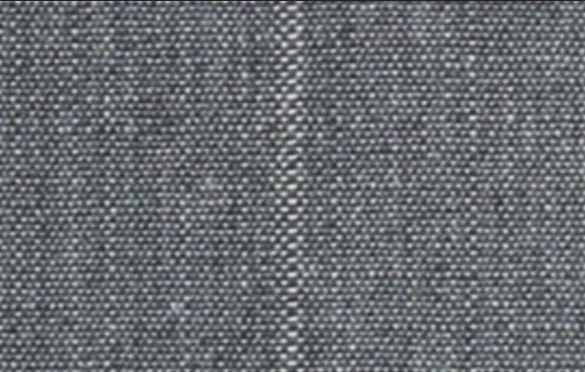
#> input picture data/examples/7.png, 585 x 372 px
$ python debug_img7_v2.py   (older library calls are emulated)
#> lines starting #> are read from the running program, lines starting #| are printed output that depends on the picture; after the words box and inside, x2 and y2 are one past the last pixel; in counts of white or black regions, pixels touching at a corner belong together
### src/preprocess.py
import cv2
import numpy as np
import os

# Thư mục lưu ảnh đã xử lý
PROCESSED_DIR = "data/processed"
os.makedirs(PROCESSED_DIR, exist_ok=True)

def preprocess_image_clean(image_input, filename=None,
                           denoise_strength=25,
                           median_ksize=7,
                           gaussian_ksize=7,
                           nlm_h=15,
                           min_area=50,
                           threshold_method="adaptive"):
    """
    Tiền xử lý ảnh nâng cao:
    - Chuyển sang grayscale nếu ảnh màu
    - Tăng tương phản với CLAHE
    - Lọc nhiễu mạnh (median + bilateral + Gaussian + Non-local Means)
    - Threshold sang trắng/đen (binary) với C=-1
    - Morphology loại bỏ các chấm sáng nhỏ
    - Giữ lại các vùng sáng lớn (>= min_area)
    - Lưu ảnh đã xử lý vào PROCESSED_DIR
    """

    # 1. Đọc ảnh
    if isinstance(image_input, str):
        img = cv2.imread(image_input, cv2.IMREAD_GRAYSCALE)
    else:
        if len(image_input.shape) == 3:
            img = cv2.cvtColor(image_input, cv2.COLOR_BGR2GRAY)
        else:
            img = image_input.copy()

    if img is None:
        raise ValueError("Không đọc được ảnh!")

    # 2. CLAHE để tăng tương phản
    clahe = cv2.createCLAHE(clipLimit=5, tileGridSize=(8, 8))
    contrast = clahe.apply(img)

    # 3. Lọc nhiễu mạnh
    denoised = cv2.medianBlur(contrast, median_ksize)
    denoised = cv2.bilateralFilter(denoised, d=14,
                                   sigmaColor=denoise_strength,
                                   sigmaSpace=denoise_strength)
    denoised = cv2.GaussianBlur(denoised, (gaussian_ksize, gaussian_ksize), 0)
    denoised = cv2.fastNlMeansDenoising(denoised, h=nlm_h)

    # 4. Threshold sang trắng/đen
    if threshold_method == "otsu":
        _, binary = cv2.threshold(denoised, 0, 255,
                                  cv2.THRESH_BINARY + cv2.THRESH_OTSU)
    else:
        binary = cv2.adaptiveThreshold(
            denoised, 255,
            cv2.ADAPTIVE_THRESH_GAUSSIAN_C,
            cv2.THRESH_BINARY,
            blockSize=31,
            C=-1
        )

    # 5. Morphology loại bỏ chấm sáng nhỏ
    kernel = np.ones((3,3), np.uint8)
    binary_clean = cv2.morphologyEx(binary, cv2.MORPH_OPEN, kernel)

    # 6. Giữ lại các vùng sáng lớn
    num_labels, labels, stats, centroids = cv2.connectedComponentsWithStats(binary_clean, connectivity=8)
    binary_large = np.zeros_like(binary_clean)
    for i in range(1, num_labels):
        if stats[i, cv2.CC_STAT_AREA] >= min_area:
            binary_large[labels == i] = 255

    # 7. Lưu ảnh đã xử lý
    if filename is not None:
        save_path = os.path.join(PROCESSED_DIR, filename)
        cv2.imwrite(save_path, binary_large)

    return binary_large, contrast

# Giữ tên cũ
preprocess_image = preprocess_image_clean

# --- Test nhanh ---
# [7 lines that do not run on import are left out]

### src/edge_detection.py
import cv2
import numpy as np
from config import CANNY_THRESHOLD_1, CANNY_THRESHOLD_2

def detect_edges(processed_img):
    # Handle case where processed_img is a tuple (binary, contrast)
    if isinstance(processed_img, tuple):
        processed_img = processed_img[0]

    # Ensure it's a numpy array
    if not isinstance(processed_img, np.ndarray):
        raise TypeError(f"Expected numpy array, got {type(processed_img)}")

    edges = cv2.Canny(processed_img, CANNY_THRESHOLD_1, CANNY_THRESHOLD_2)
    return edges

### src/defect_detection.py
import cv2
import numpy as np
from texture_analysis import detect_texture_anomalies, extract_texture_descriptors
from config import MIN_TEXTURE_AREA, MIN_TEXTURE_ENTROPY, MIN_HOLE_AREA

# [97 lines left out: function detect_defects_combined, not called in this run]

def detect_edge_defects(edges, gray_image):
    """
    Phát hiện lỗi dựa trên các cạnh được phát hiện.
    Lỗi vết đứt, lỗ thủng sẽ được highlight.
    """
    # Dilate để nối các biên
    kernel = cv2.getStructuringElement(cv2.MORPH_ELLIPSE, (5, 5))
    dilated = cv2.dilate(edges, kernel, iterations=2)

    # Tìm contours
    contours, _ = cv2.findContours(dilated, cv2.RETR_EXTERNAL, cv2.CHAIN_APPROX_SIMPLE)

    # Tạo mask từ các contours lớn
    edge_mask = np.zeros(edges.shape, dtype=np.uint8)
    for cnt in contours:
        area = cv2.contourArea(cnt)
        if 50 < area < 50000:  # Lọc kích thước hợp lý
            cv2.drawContours(edge_mask, [cnt], 0, 255, -1)

    return edge_mask, contours

# [196 lines left out: functions classify_defect_type, compute_circularity_from_contour, compute_circularity, calculate_defect_severity, visualize_defects_analysis, not called in this run]

### src/texture_analysis.py
import cv2
import numpy as np
from scipy import ndimage
from scipy.ndimage import gaussian_filter

# [93 lines left out: functions compute_lbp, compute_glcm_features, compute_local_texture_features, not called in this run]

def detect_texture_anomalies(image, window_size=32, threshold_std=1.5):
    """
    Phát hiện các vùng có texture bất thường so với phần còn lại.

    Args:
        image: ảnh grayscale đầu vào
        window_size: kích thước cửa sổ phân tích texture
        threshold_std: ngưỡng độ lệch chuẩn để coi là anomaly

    Returns:
        anomaly_mask: ảnh nhị phân với 255 là vùng bất thường
        texture_map: map của texture values
    """
    height, width = image.shape
    texture_map = np.zeros((height, width), dtype=np.float32)

    # Tính toán texture entropy cho từng vùng
    stride = window_size // 2
    for y in range(0, height - window_size, stride):
        for x in range(0, width - window_size, stride):
            patch = image[y:y+window_size, x:x+window_size]

            # Tính độ không đều (entropy)
            hist, _ = np.histogram(patch, bins=256, range=(0, 256))
            hist = hist / (hist.sum() + 1e-10)
            entropy = -np.sum(hist * np.log2(hist + 1e-10))

            # Tính độ lệch chuẩn (variation)
            variation = np.std(patch)

            # Combine entropy và variation
            texture_score = entropy * variation
            texture_map[y:y+window_size, x:x+window_size] = texture_score

    # Smooth texture map
    texture_map = cv2.GaussianBlur(texture_map, (5, 5), 0)

    # Tính giá trị trung bình và độ lệch chuẩn của texture
    mean_texture = np.mean(texture_map)
    std_texture = np.std(texture_map)

    # Ngưỡng: texture bất thường có giá trị > mean + threshold_std * std
    threshold = mean_texture + threshold_std * std_texture
    anomaly_mask = np.zeros((height, width), dtype=np.uint8)
    anomaly_mask[texture_map > threshold] = 255

    # Morphological operations để làm sạch
    kernel = cv2.getStructuringElement(cv2.MORPH_ELLIPSE, (5, 5))
    anomaly_mask = cv2.morphologyEx(anomaly_mask, cv2.MORPH_OPEN, kernel)
    anomaly_mask = cv2.morphologyEx(anomaly_mask, cv2.MORPH_CLOSE, kernel)

    return anomaly_mask, texture_map

# [92 lines left out: functions extract_texture_descriptors, compare_texture_regions, analyze_weaving_pattern, not called in this run]

### debug_img7_v2.py
import sys
sys.path.insert(0, 'src')

import cv2
import numpy as np
from config import EXAMPLE_DIR
from preprocess import preprocess_image
from edge_detection import detect_edges
from texture_analysis import detect_texture_anomalies
from defect_detection import detect_edge_defects

img_path = 'data/examples/7.png'
img = cv2.imread(img_path, cv2.IMREAD_GRAYSCALE)
#> img: shape (372, 585); min 33, max 225, mean 106.2

# Preprocess
preprocessed = preprocess_image(img)
#> in preprocess_image_clean, `contrast = clahe.apply(img)`:
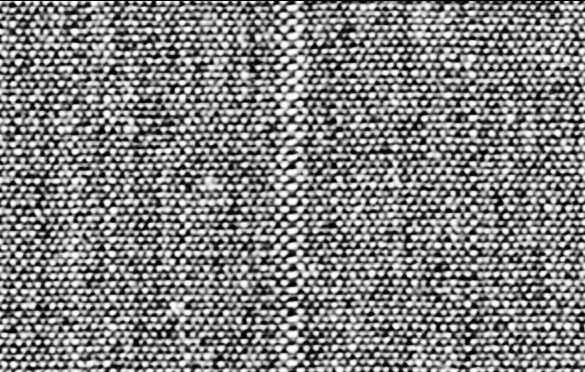
#> contrast: shape (372, 585); min 0, max 255, mean 128.7
#> in preprocess_image_clean, `denoised = cv2.GaussianBlur(denoised, (gaussian_ksize, gaussian_ksize)..`:
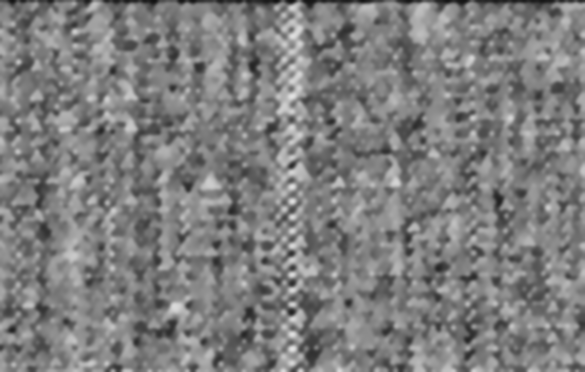
#> denoised: shape (372, 585); min 18, max 227, mean 126
#> in preprocess_image_clean, `binary = cv2.adaptiveThreshold( denoised, 255, cv2.ADAPTIVE_THRESH_GAU..`:
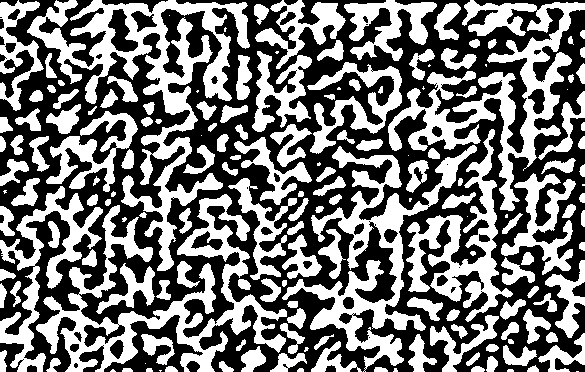
#> binary: shape (372, 585); 46.5% white; 169 white regions (25 under 20 px), largest, box (x1, y1, x2, y2) and area: (27, 0, 250, 271) 13417, (36, 194, 287, 372) 11339, (388, 0, 585, 211) 10431
#> in preprocess_image_clean, `binary_clean = cv2.morphologyEx(binary, cv2.MORPH_OPEN, kernel)`: binary_clean: shape (372, 585); 45.8% white; 195 white regions (12 under 20 px), largest, box (x1, y1, x2, y2) and area: (71, 0, 250, 271) 10142, (408, 0, 585, 211) 9158, (283, 193, 428, 366) 5774
#> in preprocess_image_clean, `num_labels, labels, stats, centroids = cv2.connectedComponentsWithStat..`:
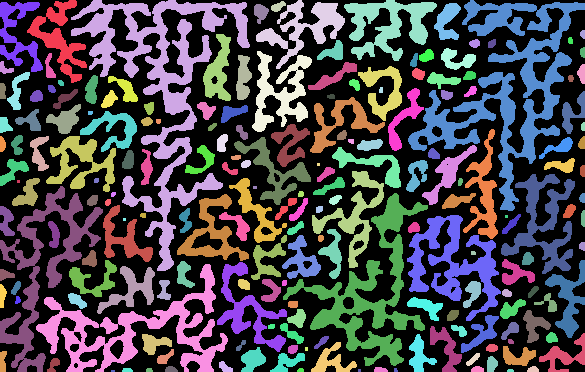
#> labels: shape (372, 585) int32; 196 distinct labels, from 0 to 195; one colour per label, 0 black
#> in preprocess_image_clean, `num_labels, labels, stats, centroids = cv2.connectedComponentsWithStat..`: num_labels = 196; stats = 196 rows, first 6: [0, 0, 585, 372, 117889], [27, 0, 60, 83, 1594], [71, 0, 179, 271, 10142], [271, 1, 15, 11, 98], [256, 0, 89, 69, 2011], [344, 0, 93, 61, 2563]; centroids = 196 pairs, first value 2.04 to 582.7, second value 6.13 to 370.5
binary = preprocessed[0] if isinstance(preprocessed, tuple) else preprocessed

# Edge detection
edges = detect_edges(binary)
#> in detect_edges, `edges = cv2.Canny(processed_img, CANNY_THRESHOLD_1, CANNY_THRESHOLD_2)`:
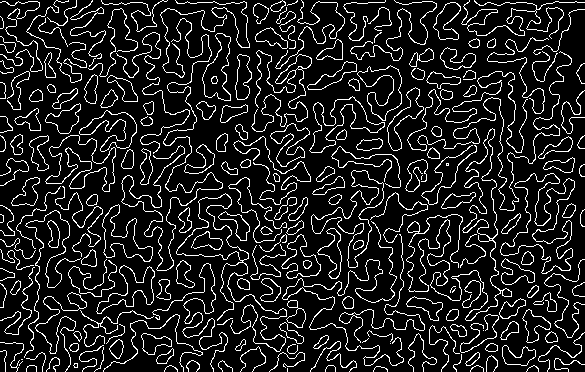
#> edges: shape (372, 585); 12.5% white in thin lines or dots
print(f"Edges non-zero: {np.sum(edges > 0)}")
#| Edges non-zero: 27134

# Edge defects
edge_defects, edge_contours = detect_edge_defects(edges, binary)
#> in detect_edge_defects, `dilated = cv2.dilate(edges, kernel, iterations=2)`:
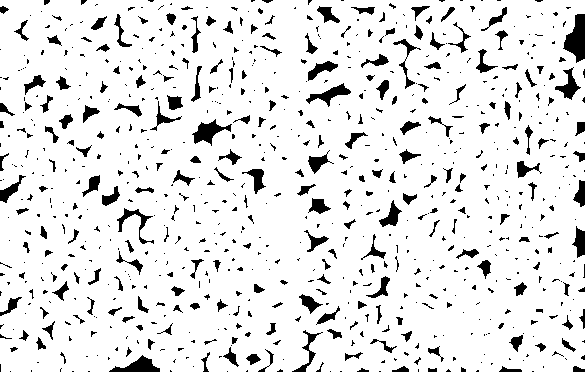
#> dilated: shape (372, 585); 90% white; 804 black regions (555 under 20 px)
#> in detect_edge_defects, `contours, _ = cv2.findContours(dilated, cv2.RETR_EXTERNAL, cv2.CHAIN_A..`: contours = 1 contour; box (x1, y1, x2, y2) and area: (0, 0, 585, 372) 213166
#> the loop in detect_edge_defects, `for cnt in contours:` made 1 pass
#> area on pass 1: 213166.5
#> after the loop in detect_edge_defects, `for cnt in contours:`: edge_mask: shape (372, 585); every value is 0
#> edge_contours has the same summary as contours in detect_edge_defects
print(f"Edge defects non-zero: {np.sum(edge_defects > 0)}")
#| Edge defects non-zero: 0
print(f"Edge defect count: {len(edge_contours)}")
#| Edge defect count: 1

# Texture anomalies
texture_anomalies, texture_map = detect_texture_anomalies(binary, threshold_std=2.0)
#> after the loop in detect_texture_anomalies, `for y in range(0, height - window_size, stride):`: patch: shape (32, 32); 43.3% white; 4 white regions (2 under 20 px), largest, box (x1, y1, x2, y2) and area: (0, 10, 32, 32) 354, (2, 0, 14, 7) 73
#> after the loop in detect_texture_anomalies, `for y in range(0, height - window_size, stride):`:
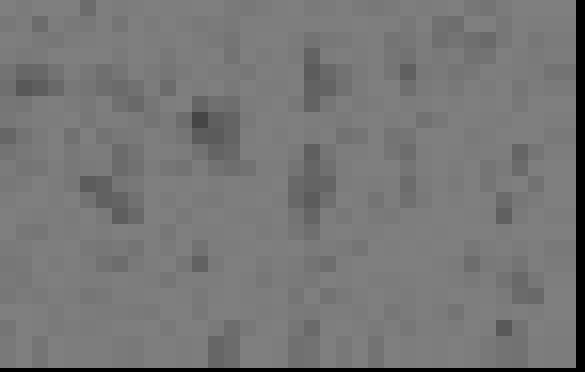
#> texture_map: shape (372, 585) float32; min 0, max 127.5, mean 118.8
#> in detect_texture_anomalies, `mean_texture = np.mean(texture_map)`: mean_texture = 118.8
#> in detect_texture_anomalies, `std_texture = np.std(texture_map)`: std_texture = 19.72
#> in detect_texture_anomalies, `threshold = mean_texture + threshold_std * std_texture`: threshold = 158.3
#> in detect_texture_anomalies, `kernel = cv2.getStructuringElement(cv2.MORPH_ELLIPSE, (5, 5))`: kernel = [[0, 0, 1, 0, 0], [1, 1, 1, 1, 1], [1, 1, 1, 1, 1], [1, 1, 1, 1, 1], [0, 0, 1, 0, 0]]
print(f"Texture non-zero: {np.sum(texture_anomalies > 0)}")
#| Texture non-zero: 0

# Analyze contours
contours_edge = cv2.findContours(edge_defects, cv2.RETR_EXTERNAL, cv2.CHAIN_APPROX_SIMPLE)[0]
#> contours_edge = []
print(f"\nEdge defect contours: {len(contours_edge)}")
#| Edge defect contours: 0
for i, cnt in enumerate(contours_edge):
    area = cv2.contourArea(cnt)
    x, y, w, h = cv2.boundingRect(cnt)
    print(f"  Contour {i}: area={area:.1f}, bbox=({x},{y},{w},{h})")
#> this loop made 0 passes

contours_texture = cv2.findContours(texture_anomalies, cv2.RETR_EXTERNAL, cv2.CHAIN_APPROX_SIMPLE)[0]
#> contours_texture = []
print(f"\nTexture anomaly contours: {len(contours_texture)}")
#| Texture anomaly contours: 0
for i, cnt in enumerate(contours_texture):
    area = cv2.contourArea(cnt)
    x, y, w, h = cv2.boundingRect(cnt)
    print(f"  Contour {i}: area={area:.1f}, bbox=({x},{y},{w},{h})")
